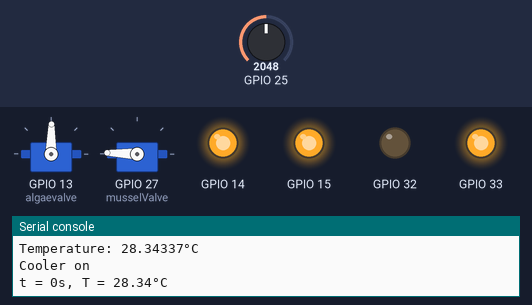
The program below on a simulated ESP32 board running MicroPython. On the bench: 2 × servo, output pins drawn as LEDs (lit = HIGH), the last lines printed to the serial console. The test bench sets the inputs (shaded band); at power-on: GPIO 25 = 2048 (analog values on the 0–4095 scale). Files the program writes start out absent; servo angles are drawn from the pulse width (0.5 ms = 0°, 2.5 ms = 180°); the clock reads 2024-03-15 10:24:30 at power-on unless the program sets it; pins used as bus, display or sensor lines are not drawn.

Above: at 1.2 s.
1.3 s: GPIO 25 set to 1666
4.2 s: GPIO 25 set to 1571
At 6.5 s:
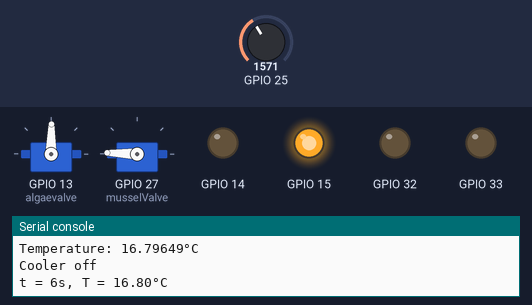
7.2 s: GPIO 25 set to 2047
At 9.9 s:
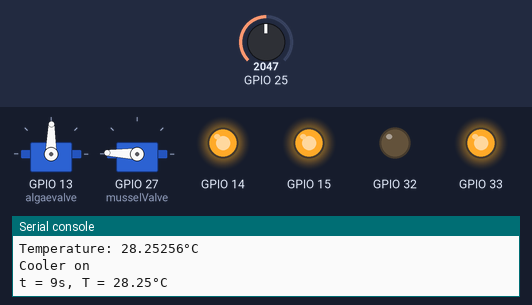
10.2 s: GPIO 25 set to 1228
At 12.5 s:
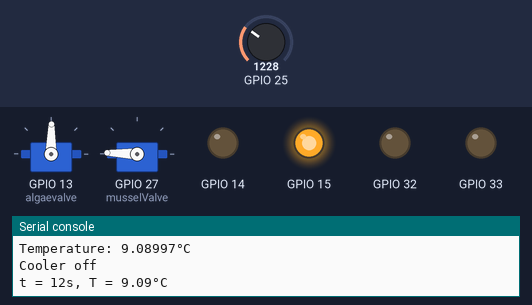
Timing chart, 0 to 14.0 s (numbered marks = the images above; inputs shaded):
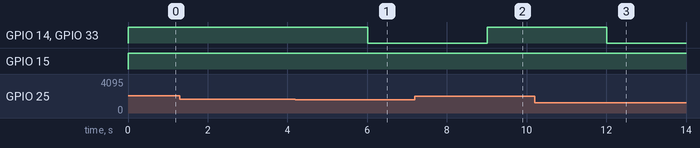

Measured:
- the behaviour switches between 1624 and 1623 on GPIO 25 (found by bisection; images 0 and 1)
- after the input at 4.2 s, GPIO 14, GPIO 33: HIGH → LOW after 1.8 s
- after the input at 7.2 s, GPIO 14, GPIO 33: LOW → HIGH after 1.8 s
- after the input at 10.2 s, GPIO 14, GPIO 33: HIGH → LOW after 1.8 s

The program:

coolersystem.py
```python
from machine import Pin,ADC,DAC
from fanCooler import fanCooler
from coolerpump import Pump
from servo import Servo
import utime
import time


from math import log

adc_V_lookup = [0.01235294, 0.03705883, 0.04014706, 0.0432353, 0.04632353, 0.04941177, 0.0525, 0.05558824, 0.05867648, 0.06176471, 0.06485295, 0.06794118, 0.07102942, 0.07411765, 0.0782353, 0.08235294, 0.08647059, 0.08955883, 0.09264707, 0.0957353, 0.09882354, 0.1019118, 0.105, 0.1080882, 0.1111765, 0.1142647, 0.117353, 0.1204412, 0.1235294, 0.1266177, 0.1297059, 0.1327941, 0.1358824, 0.14, 0.1441177, 0.1482353, 0.1513235, 0.1544118, 0.1575, 0.1605882, 0.1636765, 0.1667647, 0.1698529, 0.1729412, 0.1760294, 0.1791177, 0.1822059, 0.1852941, 0.1914706, 0.1976471, 0.2007353, 0.2038235, 0.2069118, 0.21, 0.2130883, 0.2161765, 0.2192647, 0.222353, 0.2254412, 0.2285294, 0.2316177, 0.2347059, 0.2377941, 0.2408824, 0.2439706, 0.2470588, 0.2501471, 0.2532353, 0.2563236, 0.2594118, 0.2625, 0.2655883, 0.2686765, 0.2717647, 0.2758824, 0.28, 0.2841177, 0.2872059, 0.2902942, 0.2933824, 0.2964706, 0.2995588, 0.3026471, 0.3057353, 0.3088235, 0.3119118, 0.315, 0.3180882, 0.3211765, 0.3242647, 0.327353, 0.3304412, 0.3335294, 0.3366177, 0.3397059, 0.3427941, 0.3458824, 0.3489706, 0.3520588, 0.3551471, 0.3582353, 0.362353, 0.3664706, 0.3705883, 0.3747059, 0.3788235, 0.3829412, 0.3870588, 0.3911765, 0.3952941, 0.3994118, 0.4035295, 0.4076471, 0.4107353, 0.4138236, 0.4169118, 0.42, 0.4224706, 0.4249412, 0.4274117, 0.4298823, 0.432353, 0.4364706, 0.4405883, 0.4447059, 0.4477942, 0.4508824, 0.4539706, 0.4570589, 0.4601471, 0.4632353, 0.4663236, 0.4694118, 0.4718824, 0.474353, 0.4768235, 0.4792941, 0.4817647, 0.4858823, 0.4900001, 0.4941177, 0.4972059, 0.5002942, 0.5033824, 0.5064706, 0.5095589, 0.5126471, 0.5157353, 0.5188236, 0.5212941, 0.5237647, 0.5262353, 0.5287059, 0.5311765, 0.5352941, 0.5394118, 0.5435295, 0.547647, 0.5517647, 0.5558824, 0.5589706, 0.5620589, 0.5651471, 0.5682353, 0.5713236, 0.5744118, 0.5775001, 0.5805883, 0.5847059, 0.5888236, 0.5929412, 0.5960294, 0.5991177, 0.6022058, 0.6052941, 0.6094118, 0.6135294, 0.6176471, 0.6207353, 0.6238235, 0.6269117, 0.63, 0.6330882, 0.6361765, 0.6392647, 0.642353, 0.6454412, 0.6485294, 0.6516176, 0.6547059, 0.6577941, 0.6608824, 0.6639706, 0.6670588, 0.670147, 0.6732353, 0.6763235, 0.6794118, 0.6825, 0.6855883, 0.6886765, 0.6917647, 0.6958824, 0.7, 0.7041177, 0.7072059, 0.7102942, 0.7133823, 0.7164706, 0.7195588, 0.7226471, 0.7257353, 0.7288236, 0.7329412, 0.7370589, 0.7411765, 0.7436471, 0.7461177, 0.7485883, 0.7510588, 0.7535295, 0.7566176, 0.7597059, 0.7627941, 0.7658824, 0.7689706, 0.7720589, 0.7751471, 0.7782353, 0.7807059, 0.7831765, 0.785647, 0.7881176, 0.7905883, 0.7936765, 0.7967648, 0.7998529, 0.8029412, 0.8070589, 0.8111765, 0.8152942, 0.8177647, 0.8202353, 0.8227058, 0.8251765, 0.8276471, 0.8317648, 0.8358824, 0.8400001, 0.8430882, 0.8461765, 0.8492647, 0.852353, 0.8544118, 0.8564707, 0.8585295, 0.8605883, 0.8626472, 0.8647059, 0.8677941, 0.8708824, 0.8739706, 0.8770589, 0.8801471, 0.8832354, 0.8863235, 0.8894118, 0.8925, 0.8955883, 0.8986765, 0.9017648, 0.904853, 0.9079412, 0.9110294, 0.9141177, 0.9182354, 0.9223529, 0.9264707, 0.9295588, 0.9326471, 0.9357353, 0.9388236, 0.9419118, 0.9450001, 0.9480883, 0.9511765, 0.9542647, 0.957353, 0.9604412, 0.9635295, 0.9666177, 0.969706, 0.9727942, 0.9758824, 0.9800001, 0.9841176, 0.9882354, 0.9913236, 0.9944118, 0.9975, 1.000588, 1.004706, 1.008824, 1.012941, 1.016029, 1.019118, 1.022206, 1.025294, 1.028382, 1.031471, 1.034559, 1.037647, 1.040735, 1.043824, 1.046912, 1.05, 1.052471, 1.054941, 1.057412, 1.059882, 1.062353, 1.066471, 1.070588, 1.074706, 1.078824, 1.082941, 1.087059, 1.089529, 1.092, 1.094471, 1.096941, 1.099412, 1.1025, 1.105588, 1.108677, 1.111765, 1.114853, 1.117941, 1.121029, 1.124118, 1.128235, 1.132353, 1.136471, 1.139559, 1.142647, 1.145735, 1.148824, 1.151912, 1.155, 1.158088, 1.161177, 1.163647, 1.166118, 1.168588, 1.171059, 1.17353, 1.185882, 1.188971, 1.192059, 1.195147, 1.198235, 1.200706, 1.203176, 1.205647, 1.208118, 1.210588, 1.214706, 1.218824, 1.222941, 1.226029, 1.229118, 1.232206, 1.235294, 1.238382, 1.241471, 1.244559, 1.247647, 1.250735, 1.253824, 1.256912, 1.26, 1.263088, 1.266176, 1.269265, 1.272353, 1.275441, 1.278529, 1.281618, 1.284706, 1.287794, 1.290882, 1.293971, 1.297059, 1.300147, 1.303235, 1.306324, 1.309412, 1.3125, 1.315588, 1.318676, 1.321765, 1.324235, 1.326706, 1.329177, 1.331647, 1.334118, 1.340294, 1.346471, 1.348941, 1.351412, 1.353882, 1.356353, 1.358824, 1.362941, 1.367059, 1.371176, 1.375294, 1.379412, 1.383529, 1.386618, 1.389706, 1.392794, 1.395882, 1.398971, 1.402059, 1.405147, 1.408235, 1.410706, 1.413177, 1.415647, 1.418118, 1.420588, 1.424706, 1.428824, 1.432941, 1.436029, 1.439118, 1.442206, 1.445294, 1.449412, 1.453529, 1.457647, 1.460118, 1.462588, 1.465059, 1.46753, 1.47, 1.473088, 1.476177, 1.479265, 1.482353, 1.488529, 1.494706, 1.497177, 1.499647, 1.502118, 1.504588, 1.507059, 1.510147, 1.513235, 1.516324, 1.519412, 1.52353, 1.527647, 1.531765, 1.534853, 1.537941, 1.541029, 1.544118, 1.546588, 1.549059, 1.551529, 1.554, 1.568824, 1.560588, 1.564706, 1.581177, 1.576235, 1.583647, 1.591059, 1.598471, 1.605882, 1.608971, 1.612059, 1.615147, 1.618235, 1.621324, 1.624412, 1.6275, 1.630588, 1.634706, 1.638824, 1.642941, 1.646029, 1.649118, 1.652206, 1.655294, 1.659412, 1.663529, 1.667647, 1.669706, 1.671765, 1.673824, 1.675882, 1.677941, 1.68, 1.684118, 1.688235, 1.692353, 1.695441, 1.698529, 1.701618, 1.704706, 1.707176, 1.709647, 1.712118, 1.714588, 1.717059, 1.720147, 1.723235, 1.726324, 1.729412, 1.7325, 1.735588, 1.738677, 1.741765, 1.745882, 1.75, 1.754118, 1.757206, 1.760294, 1.763382, 1.766471, 1.770588, 1.774706, 1.778824, 1.781912, 1.785, 1.788088, 1.791177, 1.795294, 1.799412, 1.80353, 1.806, 1.808471, 1.810941, 1.813412, 1.815882, 1.82, 1.824118, 1.828235, 1.830294, 1.832353, 1.834412, 1.836471, 1.838529, 1.840588, 1.846765, 1.852941, 1.85603, 1.859118, 1.862206, 1.865294, 1.871471, 1.877647, 1.879706, 1.881765, 1.883824, 1.885882, 1.887941, 1.89, 1.893088, 1.896177, 1.899265, 1.902353, 1.905441, 1.908529, 1.911618, 1.914706, 1.918823, 1.922941, 1.927059, 1.931176, 1.935294, 1.939412, 1.9425, 1.945588, 1.948677, 1.951765, 1.954853, 1.957941, 1.96103, 1.964118, 1.970294, 1.976471, 1.980588, 1.984706, 1.988824, 1.990882, 1.992941, 1.995, 1.997059, 1.999118, 2.001177, 2.005294, 2.009412, 2.01353, 2.017647, 2.021765, 2.025882, 2.028971, 2.032059, 2.035147, 2.038235, 2.041324, 2.044412, 2.0475, 2.050588, 2.053677, 2.056765, 2.059853, 2.062941, 2.06603, 2.069118, 2.072206, 2.075294, 2.079412, 2.083529, 2.087647, 2.090735, 2.093824, 2.096912, 2.1, 2.103088, 2.106177, 2.109265, 2.112353, 2.114824, 2.117294, 2.119765, 2.122235, 2.124706, 2.127794, 2.130883, 2.133971, 2.137059, 2.139529, 2.142, 2.144471, 2.146941, 2.149412, 2.153529, 2.157647, 2.161765, 2.165882, 2.17, 2.174118, 2.177206, 2.180294, 2.183383, 2.186471, 2.189559, 2.192647, 2.195735, 2.198824, 2.201912, 2.205, 2.208088, 2.211177, 2.215294, 2.219412, 2.22353, 2.226, 2.228471, 2.230941, 2.233412, 2.235883, 2.24, 2.244118, 2.248235, 2.251324, 2.254412, 2.2575, 2.260588, 2.264706, 2.268824, 2.272941, 2.27603, 2.279118, 2.282206, 2.285294, 2.287765, 2.290235, 2.292706, 2.295177, 2.297647, 2.300735, 2.303824, 2.306912, 2.31, 2.313088, 2.316177, 2.319265, 2.322353, 2.325441, 2.32853, 2.331618, 2.334706, 2.337794, 2.340883, 2.343971, 2.347059, 2.350147, 2.353235, 2.356324, 2.359412, 2.361882, 2.364353, 2.366824, 2.369294, 2.371765, 2.374853, 2.377941, 2.381029, 2.384118, 2.387206, 2.390294, 2.393382, 2.396471, 2.399559, 2.402647, 2.405735, 2.408823, 2.411912, 2.415, 2.418088, 2.421176, 2.424265, 2.427353, 2.430441, 2.433529, 2.436618, 2.439706, 2.442794, 2.445882, 2.448971, 2.452059, 2.455147, 2.458235, 2.461323, 2.464412, 2.4675, 2.470588, 2.473676, 2.476765, 2.479853, 2.482941, 2.486029, 2.489118, 2.492206, 2.495294, 2.498382, 2.501471, 2.504559, 2.507647, 2.509706, 2.511765, 2.513824, 2.515882, 2.517941, 2.52, 2.524118, 2.528235, 2.532353, 2.534824, 2.537294, 2.539765, 2.542235, 2.544706, 2.547794, 2.550882, 2.553971, 2.557059, 2.563235, 2.569412, 2.5725, 2.575588, 2.578676, 2.581765, 2.583824, 2.585882, 2.587941, 2.59, 2.592059, 2.594118, 2.600294, 2.606471, 2.60853, 2.610588, 2.612647, 2.614706, 2.616765, 2.618824, 2.622941, 2.627059, 2.631176, 2.633647, 2.636118, 2.638588, 2.641059, 2.643529, 2.646, 2.648471, 2.650941, 2.653412, 2.655882, 2.658971, 2.662059, 2.665147, 2.668235, 2.672353, 2.676471, 2.680588, 2.683059, 2.685529, 2.688, 2.690471, 2.692941, 2.696029, 2.699118, 2.702206, 2.705294, 2.708382, 2.711471, 2.714559, 2.717647, 2.720735, 2.723824, 2.726912, 2.73, 2.732471, 2.734941, 2.737412, 2.739882, 2.742353, 2.744824, 2.747294, 2.749765, 2.752235, 2.754706, 2.760882, 2.767059, 2.770147, 2.773235, 2.776324, 2.779412, 2.781882, 2.784353, 2.786824, 2.789294, 2.791765, 2.795882, 2.8, 2.804118, 2.806588, 2.809059, 2.81153, 2.814, 2.816471, 2.818941, 2.821412, 2.823883, 2.826353, 2.828824, 2.831294, 2.833765, 2.836236, 2.838706, 2.841177, 2.843647, 2.846118, 2.848588, 2.851059, 2.853529, 2.856618, 2.859706, 2.862794, 2.865882, 2.868353, 2.870824, 2.873294, 2.875765, 2.878235, 2.88, 2.881765, 2.883529, 2.885294, 2.887059, 2.888824, 2.890588, 2.893059, 2.89553, 2.898, 2.900471, 2.902941, 2.90603, 2.909118, 2.912206, 2.915294, 2.917353, 2.919412, 2.921471, 2.92353, 2.925588, 2.927647, 2.929706, 2.931765, 2.933824, 2.935883, 2.937941, 2.94, 2.942471, 2.944941, 2.947412, 2.949883, 2.952353, 2.956471, 2.960588, 2.964706, 2.966765, 2.968824, 2.970882, 2.972941, 2.975, 2.977059, 2.979529, 2.982, 2.984471, 2.986941, 2.989412, 2.991177, 2.992941, 2.994706, 2.996471, 2.998235, 3.0, 3.001765, 3.004235, 3.006706, 3.009177, 3.011647, 3.014118, 3.016177, 3.018235, 3.020294, 3.022353, 3.024412, 3.026471, 3.02853, 3.030588, 3.032647, 3.034706, 3.036765, 3.038824, 3.040368, 3.041912, 3.043456, 3.045, 3.046544, 3.048088, 3.049633, 3.051177, 3.054265, 3.057353, 3.060441, 3.063529, 3.065294, 3.067059, 3.068824, 3.070588, 3.072353, 3.074118, 3.075882, 3.077941, 3.08, 3.082059, 3.084118, 3.086176, 3.088235, 3.08978, 3.091324, 3.092868, 3.094412, 3.095956, 3.0975, 3.099044, 3.100588, 3.103059, 3.10553, 3.108, 3.110471, 3.112941, 3.114486, 3.11603, 3.117574, 3.119118, 3.120662, 3.122206, 3.12375, 3.125294, 3.127353, 3.129412, 3.131471, 3.13353, 3.135588, 3.137647, 3.139412, 3.141177, 3.142941, 3.144706, 3.146471, 3.148236, 3.15, 3.15]
NOM_RES = 10000
SER_RES = 9820
TEMP_NOM = 25
NUM_SAMPLES = 25
THERM_B_COEFF = 3950
ADC_MAX = 1023
ADC_Vmax = 3.15

class TempSensor:
    def __init__(self, pinNoTemp = 25):
        self.adc = ADC(Pin(pinNoTemp))
        self.adc.atten(ADC.ATTN_11DB)
        self.adc.width(ADC.WIDTH_10BIT)

    def read_temp(self):
        """
            Method to measure the temperature from the thermistor.
            The returned result is averaged over 25 measurements.
        """
        raw_read = []
        # Collect NUM_SAMPLES
        for i in range(1, NUM_SAMPLES+1):
            raw_read.append(self.adc.read())

        # Average of the NUM_SAMPLES and look it up in the table after linearization
        raw_average = sum(raw_read)/NUM_SAMPLES
        #print('raw_avg = ' + str(raw_average))
        #print('V_measured = ' + str(adc_V_lookup[round(raw_average)]))

        # Convert the voltage to resistance
        raw_average = ADC_MAX * adc_V_lookup[round(raw_average)]/ADC_Vmax
        # print(raw_average)
        # print(len(adc_V_lookup))
        resistance = (SER_RES * raw_average) / (ADC_MAX - raw_average)
        # print('Thermistor resistance: {} ohms'.format(resistance))

        # Convert resistance to temperature
        steinhart  = -log(resistance / NOM_RES) / THERM_B_COEFF
        steinhart += 1.0 / (TEMP_NOM + 273.15)
        steinhart  = (1.0 / steinhart) - 273.15
        print('Temperature: {}°C'.format(steinhart))
        return steinhart

# --- Set up system components ---
cooler = fanCooler(15, 33)              # Adjust pins as needed
coolerpump = Pump(14, 32, 7000)
temp_sensor = TempSensor()  # Or the correct pin for your setup
algaevalve = Servo(13)
musselValve = Servo(27)

total_seconds = 3000*60
interval = 3

filename = "cooling_test.csv"
with open(filename, "w") as f:
    f.write("time_s,temperature_C\n")  # CSV header

print("Starting cooling test.")

algaevalve.set_angle(90)
musselValve.set_angle(180)
t0 = time.time()

for t in range(total_seconds):
    temp = temp_sensor.read_temp()
    elapsed = int(time.time() - t0)
    if temp > 18:
        cooler.coolerOn()
        cooler.powerHigh()
        coolerpump.setDirection(1)
        coolerpump.setSpeed(7000)
        print("Cooler on")
    elif temp <18:
        cooler.coolerOff()
        coolerpump.setDirection(0)

        print("Cooler off")
    with open(filename, "a") as f:
        f.write("{},{}\n".format(elapsed, temp))
    print("t = {}s, T = {:.2f}°C".format(elapsed, temp))
    utime.sleep(interval)

cooler.coolerOff()
coolerpump.setDirection(0)
coolerpump.setSpeed(1)
print("Cooling test complete.")
```

fanCooler.py
```python
from machine import Pin

class fanCooler:
    def __init__(self, pinPower, pinFan):
        self.power = Pin(pinPower, Pin.OUT)
        self.fan = Pin(pinFan, Pin.OUT)

    def coolerOn(self):
        self.fan.value(1)

    def coolerOff(self):
        self.fan.value(0)

    def powerHigh(self):
        self.power.value(1)

    def powerLow(self):
        self.power.value(0)
```

coolerpump.py
```python
from machine import PWM, Pin

class Pump:

    def __init__(self, a2, a1, cyclespeed):
        self.a2 = Pin(a2, Pin.OUT)
        self.a1 = PWM(Pin(a1), freq = cyclespeed, duty = 0)
        self._speed = cyclespeed


    def switchDirection(self):
        self.a2.value(1-self.a2.value())

    def setDirection(self, direction):
        self.a2.value(direction)

    def setSpeed(self, cyclespeed):
        self.a1.freq(cyclespeed)

    def getSpeed(self):
        return self._speed
```

servo.py
```python
from machine import Pin, PWM

class Servo:
    """
    Simple servo motor controller using PWM on ESP32 with MicroPython.

    Usage:
        srv = Servo(pin=14)
        srv.set_angle(90)  # Move to mid-point (90 degrees)
        srv.off()          # Stop sending PWM (freewheel)
    """
    def __init__(self, pin, freq=50, min_us=500, max_us=2500, angle_range=180):
        """
        Initialize the Servo instance.

        Args:
            pin (int): GPIO pin connected to servo signal line.
            freq (int): PWM frequency in Hz (standard 50Hz for servos).
            min_us (int): Pulse width in microseconds corresponding to 0 degrees.
            max_us (int): Pulse width in microseconds corresponding to max angle.
            angle_range (int): Maximum servo angle (default 180).
        """
        self.pwm = PWM(Pin(pin), freq=freq)
        self.min_us = min_us
        self.max_us = max_us
        self.angle_range = angle_range
        self.period = 1000000 // freq  # Period in microseconds

    def _duty_for_us(self, us):
        """
        Convert a pulse width in microseconds to a duty cycle (0-1023).
        """
        return int((us / self.period) * 1023)

    def set_angle(self, angle):
        """
        Set the servo to a specific angle.

        Args:
            angle (int or float): Desired angle between 0 and angle_range.
        """
        if angle < 0:
            angle = 0
        elif angle > self.angle_range:
            angle = self.angle_range
        # Map angle to pulse width
        us = self.min_us + (self.max_us - self.min_us) * (angle / self.angle_range)
        duty = self._duty_for_us(us)
        self.pwm.duty(duty)

    def off(self):
        """
        Stop PWM, allowing the servo to freewheel.
        """
        self.pwm.deinit()


## Example usage
# if __name__ == "__main__":
#     # Initialize servo on GPIO14
#     servo = Servo(pin=14)

#     # Sweep from 0 to 180 degrees
#     import time
#     for angle in range(0, 181, 10):
#         servo.set_angle(angle)
#         time.sleep(0.5)
#     # Return to 90
#     servo.set_angle(90)
#     time.sleep(1)

#     # Turn off PWM
#     servo.off()
```
